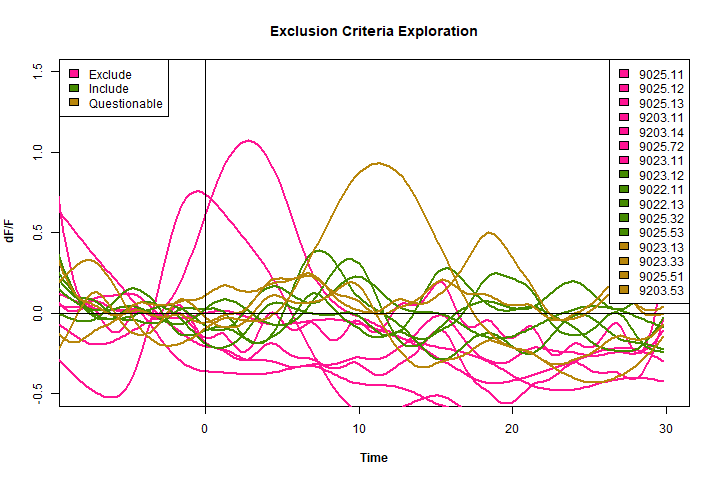

The script that saved this image:
## Required packages
library(data.table)
library(dplyr)
library(tidyverse)
library(gsignal)
library(boxfilter)
library(npreg)
## Open a png file
png(filename = "./plots/ExclusionComp.png", width = 720, height = 480)
## make the plot
plot(G9202.32$time, G9202.32$dFF, type = "n", xlim = c(-8, 30), ylim = c(-0.5, 1.5), 
     main = "Exclusion Criteria Exploration", 
     xlab = substitute(paste(bold('Time'))), ylab = substitute(paste(bold('dF/F'))))
lines(predict(ss.9025.11, G9025.11$time), col = "deeppink", lwd = 2)
lines(predict(ss.9025.12, G9025.12$time), col = "deeppink", lwd = 2)
lines(predict(ss.9025.13, G9025.13$time), col = "deeppink", lwd = 2)
lines(predict(ss.9203.11, G9203.11$time), col = "deeppink", lwd = 2)
lines(predict(ss.9203.14, G9203.14$time), col = "deeppink", lwd = 2)
lines(predict(ss.9025.72, G9025.72$time), col = "deeppink", lwd = 2)
lines(predict(ss.9023.11, G9023.11$time), col = "deeppink", lwd = 2)
lines(predict(ss.9023.12, G9023.12$time), col = "chartreuse4", lwd = 2)
lines(predict(ss.9022.11, G9022.11$time), col = "chartreuse4", lwd = 2)
lines(predict(ss.9022.13, G9022.13$time), col = "chartreuse4", lwd = 2)
lines(predict(ss.9025.32, G9025.32$time), col = "chartreuse4", lwd = 2)
lines(predict(ss.9025.53, G9025.53$time), col = "chartreuse4", lwd = 2)
lines(predict(ss.9023.13, G9023.13$time), col = "darkgoldenrod", lwd = 2)
lines(predict(ss.9023.33, G9023.33$time), col = "darkgoldenrod", lwd = 2)
lines(predict(ss.9025.51, G9025.51$time), col = "darkgoldenrod", lwd = 2)
lines(predict(ss.9203.53, G9203.53$time), col = "darkgoldenrod", lwd = 2)
legend("topright", 
       legend = c("9025.11", "9025.12", "9025.13", "9203.11", "9203.14", "9025.72",
                  "9023.11", "9023.12", "9022.11", "9022.13", "9025.32", "9025.53",
                  "9023.13", "9023.33", "9025.51", "9203.53"),
       fill = c("deeppink", "deeppink", "deeppink", "deeppink", "deeppink",
                "deeppink", "deeppink", "chartreuse4", "chartreuse4", "chartreuse4",
                "chartreuse4", "chartreuse4", "darkgoldenrod", "darkgoldenrod",
                "darkgoldenrod", "darkgoldenrod"))
legend("topleft", legend = c("Exclude", "Include", "Questionable"), 
       fill = c("deeppink", "chartreuse4", "darkgoldenrod"))
abline(a = 0, b = 0, h = 0, v = 0, lwd = 1)
dev.off()